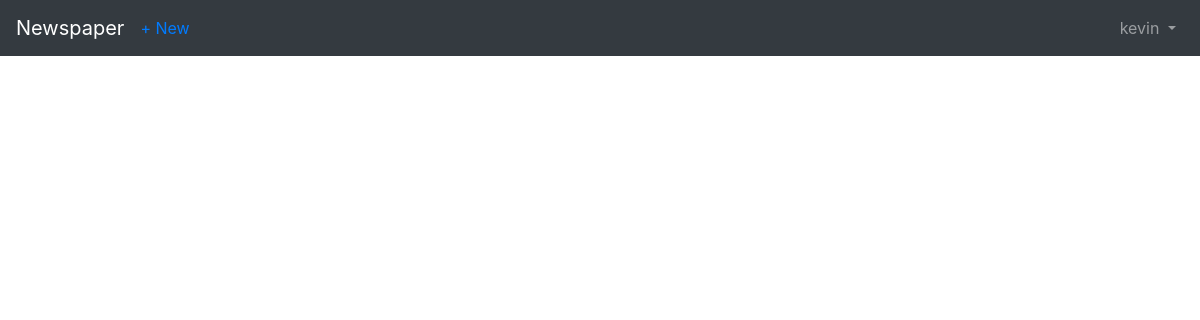
Page /articles/ (signed in) on the earlier database version.
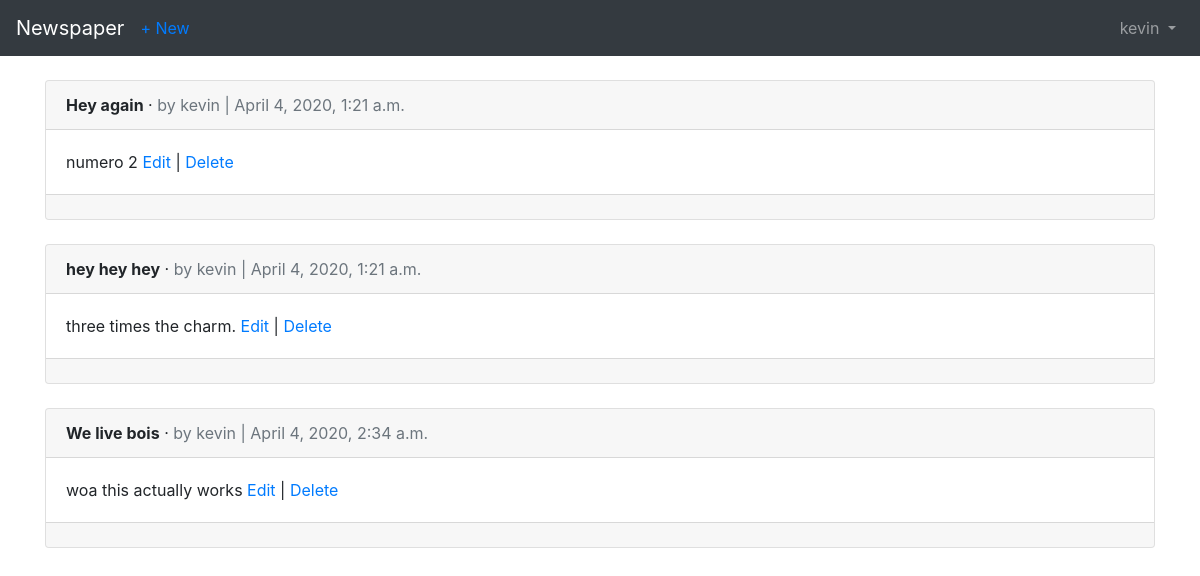
Same page on the later database version.
### users/models.py (models this page shows)
class CustomUser(AbstractUser):
	age = models.PositiveIntegerField(default=0)

### articles/models.py (models this page shows, shortened)
class Article(models.Model):
	title = models.CharField(max_length=255)
	body = models.TextField()
	date = models.DateTimeField(auto_now_add=True)
	author = models.ForeignKey(
		settings.AUTH_USER_MODEL,
		on_delete=models.CASCADE,
		)

### articles/views.py (the view)
# urls.py: path('', views.ArticleListView.as_view(), name='article_list'),
class ArticleListView(LoginRequiredMixin, ListView):
	model = models.Article
	template_name = 'article_list.html'
	login_url = 'login'

### templates/article_list.html (shortened to what this page needs)
<!DOCTYPE html>
<html>
<head>
</head>
<body>
{% extends 'base.html' %}
{% block content %}
	{% for article in object_list %}
		<div class="card">
			<div class="card-header">
				<span class="font-weight-bold">{{ article.title }}</span> &middot;
				<span class="text-muted">by {{ article.author }} | {{ article.date }}</span>
			</div>
			<div class="card-body">
				{{ article.body }}
				<a href="{% url 'article_edit' article.pk %}">Edit</a> | <a href="{% url 'article_delete' article.pk %}">Delete</a>
			</div>
			<div class="card-footer text-muted">
			</div>
		</div>
		<br />
	{% endfor %}
{% endblock content %}

### templates/base.html (shortened to what this page needs)
<!DOCTYPE html>
<html lang="en">
<head>
	<link rel = "stylesheet" href="https://maxcdn.bootstrapcdn.com/bootstrap/4.0.0/css/bootstrap.min.css">
</head>
<body>
	<nav class="navbar navbar-expand-md navbar-dark bg-dark mb-4">
		<a class="navbar-brand" href="{% url 'home' %}">Newspaper</a>
		{% if user.is_authenticated %}
			<ul class="navbar-nav mr-auto">
				<li class="nav-item"><a href="{% url 'article_new' %}">+ New</a></li>
			</ul>
		{% endif %}
		<div class="collapse navbar-collapse" id="navbarCollapse">
			{% if user.is_authenticated %}
				<ul class="navbar-nav ml-auto">
					<li class="nav-item">
						<a class="nav-link dropdown-toggle" href="#" id="userMenu"data-toggle="dropdown" aria-haspopup="true" aria-expanded="false">
							{{ user.username }}
						</a>
					</li>
				</ul>
			{% else %}
				<form class="form-inline ml-auto">
					<a href="{% url 'login' %}" class="btn btn-outline-secondary">Log in</a>
					<a href="{% url 'signup' %}" class = "btn btn-primary ml-2">Sign up</a>
				</form>
			{% endif %}
		</div>
	</nav>
	<div class="container">
		{% block content %}
		{% endblock %}
	</div>
</body>
</html>

Differences in the rows shown:
added Article: title "Hey again", author "kevin", date "April 4, 2020, 1:21 a.m.", body "numero 2"
added Article: title "hey hey hey", author "kevin", date "April 4, 2020, 1:21 a.m.", body "three times the charm."
added Article: title "We live bois", author "kevin", date "April 4, 2020, 2:34 a.m.", body "woa this actually works"
